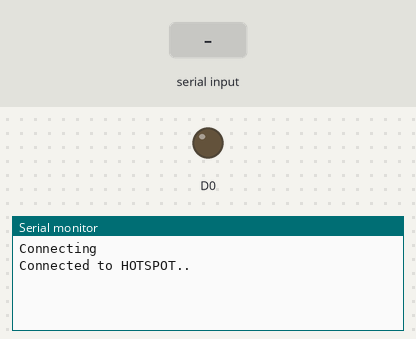
Simulated run of this sketch. Board: ESP8266 (NodeMCU). On the bench: output pins drawn as LEDs (lit = HIGH), the last lines printed to the serial monitor. The test bench sets the inputs (shaded band). WiFi joins after 1.5 s; servers stay silent unless stated; uploads are accepted with an empty reply.

Above: at 2.7 s.
2.8 s: "True\n" received over the second serial link
At 5.6 s:
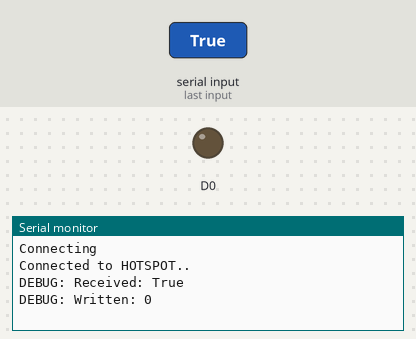
5.8 s: "R\n" received over the second serial link
At 8.16 s:
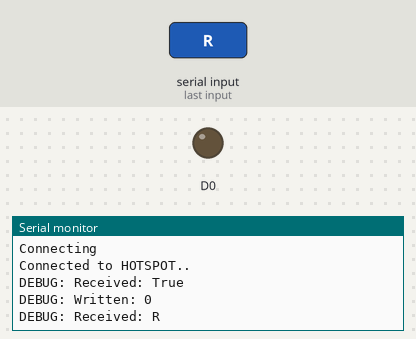
8.8 s: "V\n" received over the second serial link
At 11.36 s:
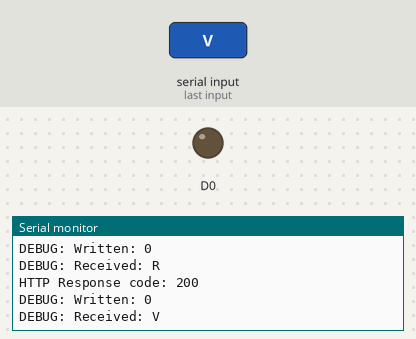

Measured:
- after the input at 2.8 s, the serial monitor: prints a new line after 2.2 s (image 1)
- after the input at 5.8 s, the serial monitor: prints a new line after 2.2 s (image 2)
- after the input at 8.8 s, the serial monitor: prints a new line after 2.4 s (image 3)

The sketch:

nodemcu.ino.ino
```cpp
#include<SoftwareSerial.h> //serial communication
SoftwareSerial mySUART(4, 5);  //D2, D1; recieve,transmit
//wifi
#include <ESP8266WiFiMulti.h>
#include <WiFiClient.h>
#include <ESP8266HTTPClient.h>


WiFiClient wificlient;
ESP8266WiFiMulti WiFiMulti;

String serverName = "http://192.168.137.1:5000/";
String addRoute = serverName+"add_card?cardNum=";
String verifyRoute = serverName+"verify_card?cardNum=";
void wificonnect();

void setup()
{
  Serial.begin(115200);
  mySUART.begin(115200);
  Serial.flush();
  pinMode(D0, OUTPUT);
  wificonnect();

}

void loop()
{
  //wait for input
  while(mySUART.available()<=0){
    delay(500);
  }
  delay(2000);
  //send to server
  String a = mySUART.readStringUntil('\n');
  Serial.println("DEBUG: Received: " + a);
  String b;
  if(a.charAt(0) == 'R'){
    b = sendAdd(a.substring(1));
  } else if(a.charAt(0) == 'V'){
    b = sendVerify(a.substring(1));
  } else{
    //TODO handle error, or send anyway?
    b = "";
    }
  //return the server output
    if(b == "True"){
      b = "1";
    } else{
      b = "0";
    }
    mySUART.println(b);
    Serial.println("DEBUG: Written: " + b);
}

void wificonnect()
  {
    WiFiMulti.addAP("Laputopu", "8y;8H480");// Change this with your WiFi Credentials
    Serial.println("Connecting");
    while(WiFiMulti.run()!=WL_CONNECTED)
    {
      Serial.print(".");
      digitalWrite(D0, LOW);
      delay(100);
      digitalWrite(D0, HIGH);
      delay(100);
    }
     Serial.print("Connected to HOTSPOT..\n");// This line will execute if your device is connected to Access Pass

  }
  String sendAdd(String cardNum){
      HTTPClient http;    //Declare object of class HTTPClient
      if (WiFi.status() == WL_CONNECTED)
      { //Check WiFi connection status
        // Send and get Data
        http.begin(wificlient,addRoute+cardNum);

      // If you need Node-RED/server authentication, insert user and password below
      //http.setAuthorization("REPLACE_WITH_SERVER_USERNAME", "REPLACE_WITH_SERVER_PASSWORD");

      // Send HTTP GET request
      int httpResponseCode = http.GET();

      if (httpResponseCode>0) {
        Serial.print("HTTP Response code: ");
        Serial.println(httpResponseCode);
        String payload = http.getString();
        Serial.println(payload);
        return payload;
      }
      else {
        Serial.print("Error code: ");
        Serial.println(httpResponseCode);
        return String(httpResponseCode);
      }
      // Free resources
      http.end();
      }

      else
      {
        Serial.println("Error in WiFi connection");
        return "Error";
      }
      delay(16000); // interval
  }
  String sendVerify(String cardNum){
      HTTPClient http;    //Declare object of class HTTPClient
      if (WiFi.status() == WL_CONNECTED)
      { //Check WiFi connection status
        // Send and get Data
        http.begin(wificlient,verifyRoute+cardNum);

      // If you need Node-RED/server authentication, insert user and password below
      //http.setAuthorization("REPLACE_WITH_SERVER_USERNAME", "REPLACE_WITH_SERVER_PASSWORD");

      // Send HTTP GET request
      int httpResponseCode = http.GET();

      if (httpResponseCode>0) {
        Serial.print("HTTP Response code: ");
        Serial.println(httpResponseCode);
        String payload = http.getString();
        Serial.println(payload);
        return payload;
      }
      else {
        Serial.print("Error code: ");
        Serial.println(httpResponseCode);
        return String(httpResponseCode);
      }
      // Free resources
      http.end();
      }

      else
      {
        Serial.println("Error in WiFi connection");
        return "Error";
      }
      delay(16000); // interval
  }

void GETsend(String data)
{
        HTTPClient http;    //Declare object of class HTTPClient
      if (WiFi.status() == WL_CONNECTED)
      { //Check WiFi connection status
        // Send and get Data
        http.begin(wificlient,serverName);

      // If you need Node-RED/server authentication, insert user and password below
      //http.setAuthorization("REPLACE_WITH_SERVER_USERNAME", "REPLACE_WITH_SERVER_PASSWORD");

      // Send HTTP GET request
      int httpResponseCode = http.GET();

      if (httpResponseCode>0) {
        Serial.print("HTTP Response code: ");
        Serial.println(httpResponseCode);
        String payload = http.getString();
        Serial.println(payload);
      }
      else {
        Serial.print("Error code: ");
        Serial.println(httpResponseCode);
      }
      // Free resources
      http.end();
      }

      else
      {
        Serial.println("Error in WiFi connection");
      }
      delay(16000); // interval
}
```
